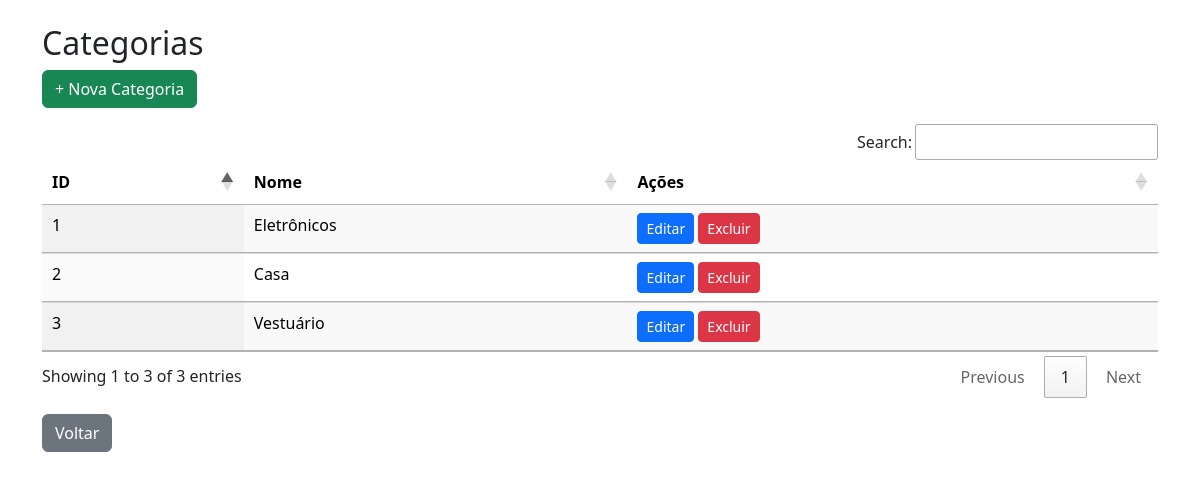
Screenshot of /admin/categorias.php (signed in) with the database file from the repository.
### tables this page shows
CREATE TABLE `categorias` (
  `id` int(11) NOT NULL,
  `nome` varchar(100) DEFAULT NULL
);

### admin/categorias.php (the view, shortened to what this page needs)
<?php
require 'config.php';
$categorias = $pdo->query("SELECT * FROM categorias ORDER BY nome")->fetchAll(PDO::FETCH_ASSOC);
?>
<!DOCTYPE html>
<html lang="pt-BR">
<head>
  <link href="https://cdn.jsdelivr.net/npm/bootstrap@5.3.2/dist/css/bootstrap.min.css" rel="stylesheet">
  <link rel="stylesheet" href="https://cdn.datatables.net/1.13.6/css/jquery.dataTables.min.css">
  <link rel="stylesheet" href="https://cdn.datatables.net/buttons/2.4.1/css/buttons.dataTables.min.css">
  <link rel="stylesheet" href="https://cdn.datatables.net/responsive/2.5.0/css/responsive.dataTables.min.css">
  <link rel="stylesheet" href="https://cdn.datatables.net/searchbuilder/1.6.0/css/searchBuilder.dataTables.min.css">
  <link rel="stylesheet" href="https://cdn.datatables.net/select/1.7.0/css/select.dataTables.min.css">
</head>
<body>
  <div class="container mt-4">
    <h2>Categorias</h2>
    <a href="nova_categoria.php" class="btn btn-success mb-3">+ Nova Categoria</a>
    <div class="table-responsive">
      <table id="tabela-categorias" class="display nowrap table table-striped" style="width:100%">
        <thead>
          <tr>
            <th>ID</th>
            <th>Nome</th>
            <th>Ações</th>
          </tr>
        </thead>
        <tbody>
          <?php foreach ($categorias as $cat): ?>
            <tr>
              <td><?= $cat['id'] ?></td>
              <td><?= htmlspecialchars($cat['nome']) ?></td>
              <td>
                <a href="editar_categoria.php?id=<?= $cat['id'] ?>" class="btn btn-sm btn-primary">Editar</a>
                <a href="excluir_categoria.php?id=<?= $cat['id'] ?>" class="btn btn-sm btn-danger" onclick="return confirm('Deseja excluir esta categoria?')">Excluir</a>
              </td>
            </tr>
          <?php endforeach; ?>
        </tbody>
      </table>
    </div>
    <a href="dashboard.php" class="btn btn-secondary mt-3">Voltar</a>
  </div>
</body>
</html>

### rows the page displays
categorias: id "2", nome "Casa"
categorias: id "1", nome "Eletrônicos"
categorias: id "3", nome "Vestuário"
